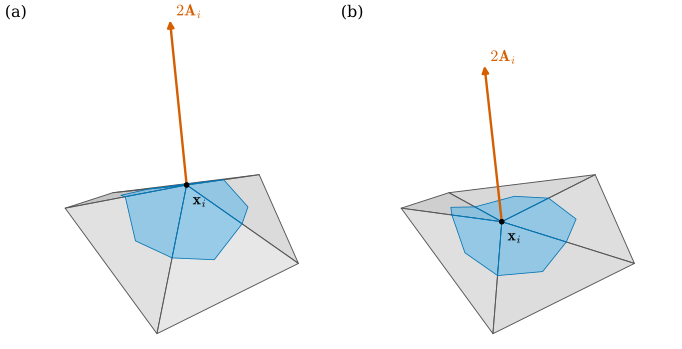

Python code for this plot:
"""Figure 38.5.2: the barycentric discrete vector area of a vertex does not depend on the position of the vertex.

An irregular valence-5 star: link vertices at angles 0, 70, 150, 200, 290 degrees, radii 1.0, 0.8, 1.1, 0.9, 1.0 and
heights 0.1, 0.3, -0.1, 0.2, -0.2. The center sits at x_i = (0.05, 0, 0.5) in (a) and at (-0.25, 0.2, 0) in (b).
Shaded: the barycentric dual cell C_i (in each face, the quadrilateral x_i, edge midpoint, barycenter, edge midpoint).
Arrow: the discrete vector area A_i = (1/3) sum_f A_f N_f = (1/6) sum_k x_{j_k} x x_{j_{k+1}}, drawn at twice its
length. Both stars pass the projection test of Corollary 38.4.12 with n = e_3. Also writes an interactive version.

Run: PYTHONPATH=tools python3 chapters/38-surfaces-smooth-discrete/figures/fig-38-5-2-vertex-vector-area.py
"""
import sys
from pathlib import Path

import numpy as np

sys.path.insert(0, str(Path(__file__).resolve().parents[1] / "lib"))
import dgfig  # noqa: E402
dgfig.setup()
import matplotlib.pyplot as plt  # noqa: E402
from mpl_toolkits.mplot3d.art3d import Poly3DCollection  # noqa: E402

import dgmesh as dm  # noqa: E402
import ddg38  # noqa: E402

C = dgfig.COLORS
phi = np.deg2rad([0, 70, 150, 200, 290])
rad = np.array([1.0, 0.8, 1.1, 0.9, 1.0])
hgt = np.array([0.1, 0.3, -0.1, 0.2, -0.2])
link = np.c_[rad * np.cos(phi), rad * np.sin(phi), hgt]
CENTERS = [np.array([0.05, 0.0, 0.5]), np.array([-0.25, 0.2, 0.0])]
F = np.array([[0, 1 + k, 1 + (k + 1) % 5] for k in range(5)])


def star(c):
    return np.vstack([c, link])


A_link = sum(np.cross(link[k], link[(k + 1) % 5]) for k in range(5)) / 6
results = []
for c in CENTERS:
    V = star(c)
    A = ddg38.vector_area(V, F, "barycentric")[0]
    Ai = dm.mass_barycentric(V, F)[0]
    assert np.allclose(A, A_link, atol=1e-14)                       # Proposition 38.5.5(b)
    assert np.allclose(A, dm.face_cross(V, F).sum(0) / 6)           # (1/3) sum A_f N_f
    assert ddg38.star_passes(V, F, 0, np.array([0, 0, 1.0]))
    results.append((A, Ai))
assert abs(results[0][1] - results[1][1]) > 0.05                   # the dual-cell areas differ


def dual_cell_pieces(V):
    out = []
    for f in F:
        a, b, c = V[f]
        g = (a + b + c) / 3
        out.append([a, (a + b) / 2, g, (a + c) / 2])
    return out


fig = plt.figure(figsize=(7.0, 3.5))
for k, (c, title) in enumerate(zip(CENTERS, ("(a)", "(b)"))):
    ax = dgfig.axes3d(fig, 121 + k, elev=28, azim=-60)
    V = star(c)
    col = dm.shade(V, F, dm.hex_to_rgb(C["surface"]))
    ax.add_collection3d(Poly3DCollection(V[F], facecolors=col, edgecolors="#555555", linewidths=0.7, alpha=0.5))
    ax.add_collection3d(Poly3DCollection(dual_cell_pieces(V), facecolors=C["region"], edgecolors=C["tangent"],
                                         linewidths=0.6, alpha=0.55))
    dgfig.arrow3d(ax, c, 2 * results[k][0], role="normal", zorder=12, head=10, lw=1.8)
    dgfig.point3d(ax, c, None, size=12)
    ax.text(*(c + np.array([0.08, -0.05, -0.12])), r"$\mathbf{x}_i$", fontsize=12)
    ax.text(*(c + 2 * results[k][0] + np.array([0.05, 0.0, 0.05])), r"$2\mathbf{A}_i$", color=C["normal"], fontsize=12)
    dgfig.equal_aspect(ax, np.vstack([link, np.array([[0, 0, -0.3], [0, 0, 1.6]])]), zoom=1.3)
    ax.set_title(title, loc="left", fontsize=12, y=0.95)
fig.subplots_adjust(left=0, right=1, bottom=0, top=1, wspace=0.0)
dgfig.save(fig, __file__)

tr = []
for c, color, name in ((CENTERS[0], "#D0D0D0", "x_i at (0.05, 0, 0.5)"), (CENTERS[1], "#56B4E9", "x_i at (-0.25, 0.2, 0)")):
    V = star(c)
    tr += [dm.plotly_mesh(V, F, color=color, opacity=0.55, name=name), dm.plotly_edges(V, F)]
    tr += dm.plotly_arrows(c[None], 2 * A_link[None], color=C["normal"], cone=0.1, name="2 A_i")
dm.plotly_save(tr, __file__, "Two positions of x_i with the same link: the vector area A_i (vermilion, x2) is the same",
               "fig-38-5-2")
